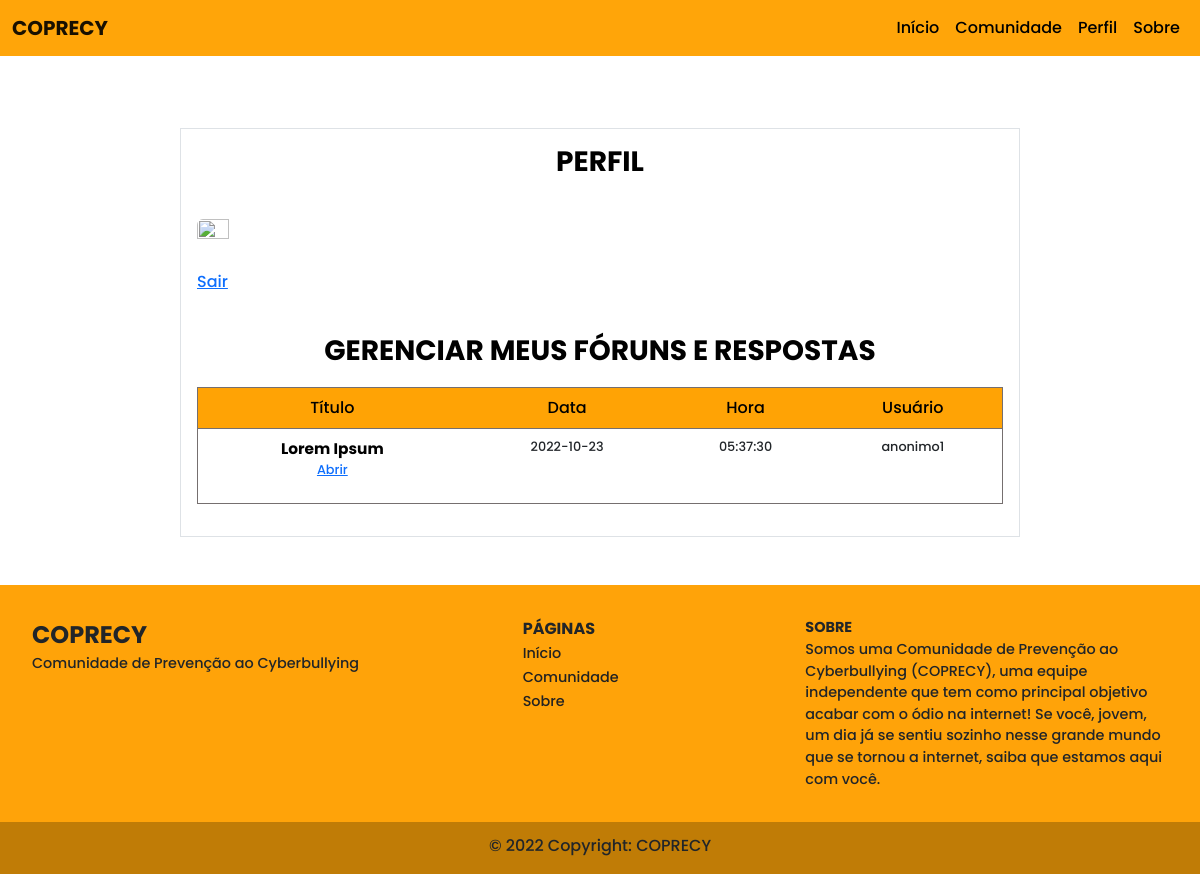
The page /painel.php (signed in) on the database its author committed.
### tables this page shows
CREATE TABLE forum (
  id int PRIMARY KEY AUTO_INCREMENT NOT NULL,
  titulo varchar(100),
  texto varchar(1000),
  usuario varchar(50),
  data date,
  hora time,
  FOREIGN KEY (usuario) REFERENCES usuario(nome)
  ON DELETE CASCADE
);

### painel.php (the view, shortened to what this page needs)
<!DOCTYPE html>
<HTML lang="pt-br">
<HEAD>
    <link rel="stylesheet" type="text/css" href="style.css">
    <link href="https://cdn.jsdelivr.net/npm/bootstrap@5.2.1/dist/css/bootstrap.min.css" rel="stylesheet">
</HEAD>
<BODY id ="body">
<?php include("menu.php"); ?>
<div class="container-sm p-3 border" id="painel">
<h3> PERFIL </h3>
<img class="img-fluid rounded"  src="img/avatar.png" id="avatar">
<br><br>
<p> <a href="sair.php">Sair</a>
<br><br>
<h3> GERENCIAR MEUS FÓRUNS E RESPOSTAS </H3>
<?php
include("conexao.php");
	try {
		$dbh->setAttribute(PDO::ATTR_ERRMODE, PDO::ERRMODE_EXCEPTION);
		$sth = $dbh->prepare("select distinct f.id, f.titulo, f.texto, f.usuario, f.data, f.hora from forum f left join respostas r on r.idforum = f.id where f.usuario = '".$_SESSION["nome"]."' or r.usuario  = '".$_SESSION["nome"]."'");
		$sth->execute();
		$result = $sth->fetchAll(PDO::FETCH_ASSOC);
        if(!empty($result)){
            echo '<div class="table-responsive" id="tabeladiv">
                <table class="table" id="tabela"> ';
                echo '<thead>';
                echo '<tr>';
                echo'<th>Título</th>';
                echo'<th>Data</th>';
                echo'<th>Hora</th>';
                echo'<th>Usuário</th>';
                echo'</tr>';
                echo'</thead>';
                echo'<tbody>';
                echo'<tr>';
            foreach($result as $row) {
                echo '<td><a href="abrir_forum.php" id="tituloforum">' . $row['titulo'] . '</a>';
                echo "<p><a href='abrir_forum.php?id=".$row["id"]."' id='linkabrirforum'> Abrir </a></p></td>";
                    echo '<td>'. $row['data'] . '</td>';
                    echo '<td>'. $row['hora'] . '</td>';
                    echo '<td>'. $row['usuario'] . '</td>';
                    echo '</tr>';
                echo '</tbody>';
            }
            echo '</table></div>';
        }
	} catch (PDOException $e) {
		print "Error!: " . $e->getMessage() . "<br/><br><a href='painel.php'>voltar</a>";
		die();
    }
?>
</div>
<br><br>
<?php include("footer.php"); ?>
</BODY>
</HTML>

### style.css (style rules this page uses)
* { font-family: "Poppins", sans-serif; font-weight: 500; margin: 0; padding: 0; }
#body { padding: 0; margin: 0; }
#painel { width: 70%; color:rgb(54, 54, 54); margin-top: 8em; }
#painel h3 { color:#000; text-align: center; font-weight: 700; margin-bottom: 20px; }
#avatar { width: 20%; height: 20%; margin-top: 20px; }
#tituloforum { font-weight: bold; align-items: center; justify-content: end; }
#tabela thead { background-color: #ffa305; color: #000; text-align: center; border:1px solid rgb(117, 111, 111); }
#tabela tbody { text-align: center; border:1px solid rgb(117, 111, 111); }
#tituloforum { text-decoration: none; color: #000; font-size: 1.2em; }
#tabela td { font-size: 0.8em; }
#tabela { text-align: center; }

### rows shown on the page
forum: titulo "Lorem Ipsum", data "2022-10-23", hora "05:37:30", usuario "anonimo1"
